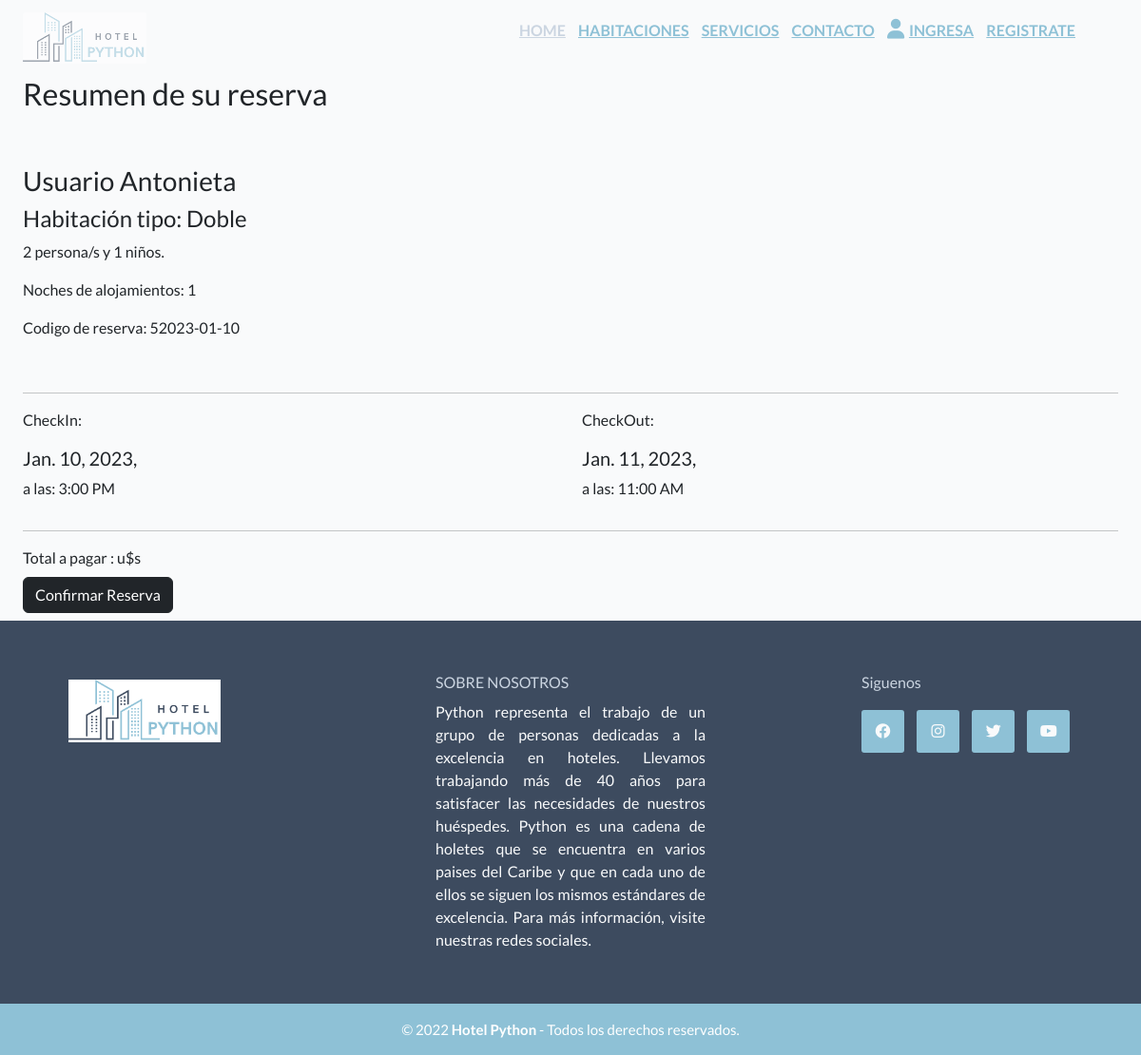
Screenshot of /confirm/1 with the database file from the repository.
### appstaff/models.py (models this page shows)
class Reserva(models.Model):
    class Meta:
        db_table = 'reservas'
        get_latest_by = ['id']
    room = models.ForeignKey(Habitacion, on_delete=models.CASCADE, default=2)
    user = models.ForeignKey(User, on_delete=models.CASCADE)
    fecha_reserva = models.DateTimeField(auto_now_add=True)
    check_in = models.DateField(null=True, blank=True)
    check_out = models.DateField(null=True, blank=True)
    adultos = models.IntegerField(null=True, blank=True)
    ninios = models.IntegerField(default=0, null=True, blank=True)
    monto =  models.FloatField(null=True, blank=True)
    telefono = models.IntegerField(null=True, blank=True)
    comentario = models.CharField(max_length=150, blank=True, null=True)
    reserva_cod = models.CharField(max_length=100, default="null")
    estado = models.IntegerField(default=2, help_text= 'Anulada 0, Confirmada 1, Pendiente 2')
    def __str__(self):
        return f'El usuario:  {self.user.username} reserva habitacion: {self.room}'

class Habitacion(models.Model):
    class Meta:
        db_table = 'habitacion'
    numero =  models.IntegerField( unique = True)
    piso = models.IntegerField(blank=True , null= True)
    camas = models.IntegerField(default=1)
    capacidad = models.IntegerField(blank=True , null= True)
    precio = models.FloatField(max_length=7, blank=True , null= True)
    detalle = models.CharField(max_length=150, blank=True , null= True)
    estado = models.IntegerField(default=1, help_text= 'Ocupada 0, Desocupada 1, Mantenimiento 2')
    categoria = models.ForeignKey(CategoriaHabitacion,  on_delete=models.CASCADE, blank=True , null= True)
    def __str__(self):
        return f'{self.numero}. Camas = {self.camas} Capacidad = {self.capacidad}'

class CategoriaHabitacion(models.Model):
    class Meta:
        db_table = 'categoria_habitacion'
    nombre = models.CharField(max_length=50, unique=True)
    descripcion = models.CharField(max_length=150)
    def __str__(self):
        return f'{self.nombre}'

### appstaff/views.py (the view)
# urls.py: path('confirm/<int:pk>', views.confirmar, name ='confirmar'),
def confirmar(request, pk):
    try:
        booking = Reserva.objects.latest()
        print(booking)
        room = Habitacion.objects.get(pk=pk)
        days = (booking.check_out-booking.check_in).days
        price = days * room.precio
        print(price)
        print(room.pk)
        context = {
            'room': room,
            'booking': booking,
            'days': days,
            'price': price,
        }
    except:
        pass
    return render(request, 'confirm.html', {
        'room': room,
        'booking': booking,
        'days': days,
        'precio': price
    })

### templates/confirm.html (shortened to what this page needs)
{% extends 'base.html' %}
{% block main %}
    <div class="main-container container-fluid">
        <div class="form-wrap">
            <form action="">
                <div class="location">
                    <h2 for="location">Resumen de su reserva</h2><br />
                    <div class="hotel-detail">
                        <img src="{{ room.image.url }}" name="room" class="room-img-fare" /><br />
                        <h3>Usuario {{booking.user.first_name}} </h3>
                        <h4>Habitación tipo: {{ room.categoria }}</h4>
                        <p>{{ booking.adultos }} persona/s y {{ booking.ninios }} niños.</p>
                        <p>Noches de alojamientos:   {{ days }} </p>
                        <p>Codigo de reserva:  {{ booking.reserva_cod }}</p>
                        <br>
                    </div>
                </div>
                <hr>
                <div class="guests row">
                    <div class="col-6">
                        <p>CheckIn:</p>
                        <h5>{{ booking.check_in }},</h5>
                        <p>a las: 3:00 PM</p>
                    </div>
                    <div class="col-6">
                        <p>CheckOut:</p>
                        <h5>{{ booking.check_out }},</h5>
                        <p> a las: 11:00 AM</p>
                    </div>
                </div>
                <hr>
                <div class="dates">
                    <div class="arrival">
                        <label> Total a pagar : u$s {{ price }}</label>
                    </div>
                </div>
                <a href="{% url 'success' booking.id %}" ><button class="btn btn-dark card-btn mt-2 mb-2" type="button">Confirmar Reserva</button></a>
            </form>
        </div>
    </div>
{% endblock%}

### static/css/style.css (style rules this page uses)
:root { --brand-color: rgb(142, 193, 214); --dark-color: rgb(61, 75, 95); --mid-color: rgb(203, 213, 225); --light-color: rgb(249, 250, 251); }
* { margin: 0; padding: 0; box-sizing: border-box; text-decoration: none; list-style: none; font-family: 'Lato', sans-serif; }
html { scroll-behavior: smooth; }
body { background: var(--light-color); scroll-behavior: smooth; }
.content h2, a { color: var(--light-color); margin: 10px 0; }

### rows the page displays
Reserva: user.first_name "Antonieta", adultos "2", ninios "1", reserva_cod "52023-01-10", check_in "Jan. 10, 2023", check_out "Jan. 11, 2023"
Habitacion: categoria "Doble"

### other values shown
{{ days }} "1"
